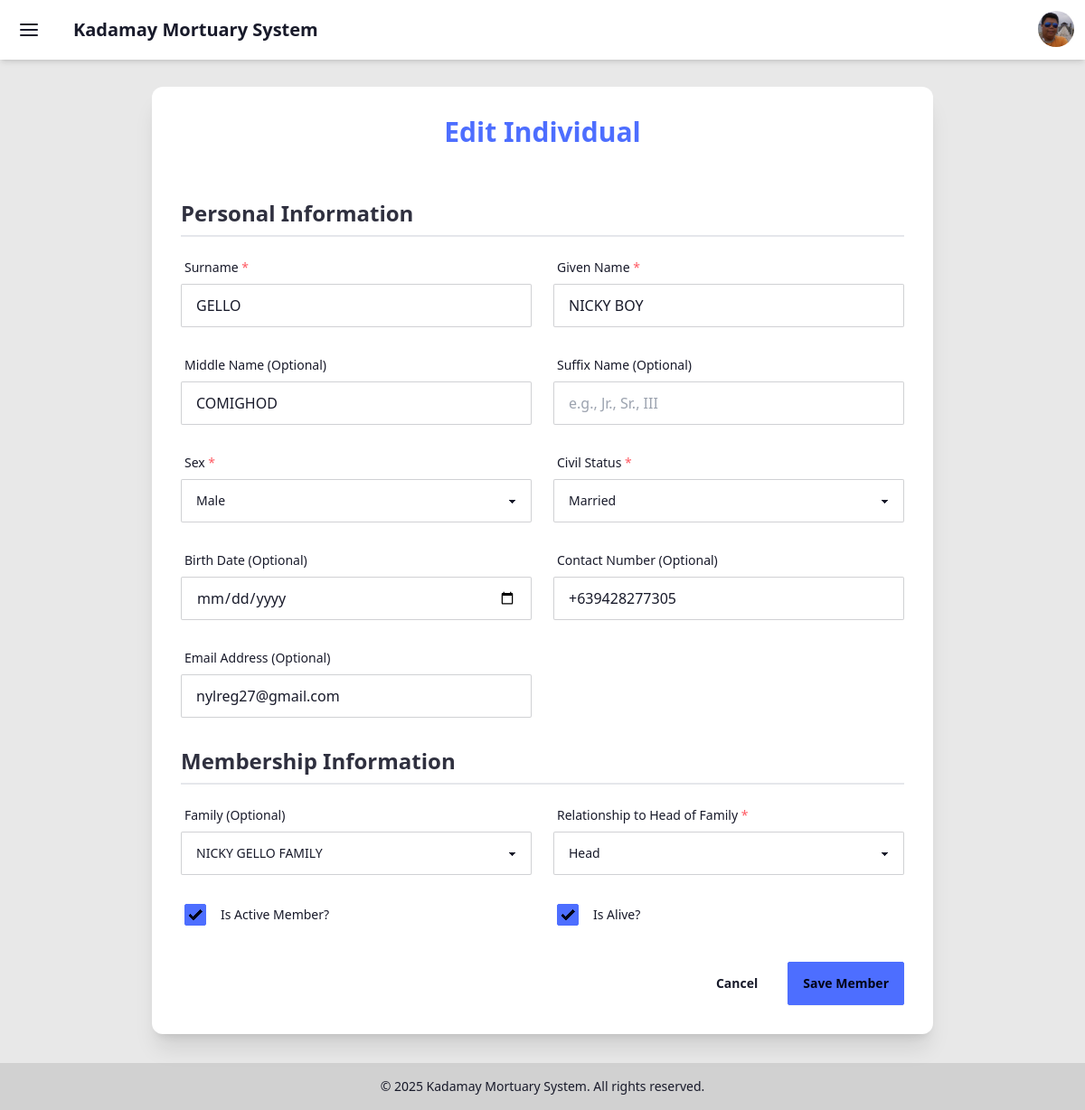
The page /individual/1/edit/ (signed in) on the database its author committed.
### apps/account/models.py (models this page shows, shortened)
class Profile(models.Model):
    user = models.OneToOneField(User, on_delete=models.CASCADE)
    THEME_CHOICES = [
        ('light', 'Light (Default DaisyUI)'),
        ('dark', 'Dark'),
        ('corporate', 'Corporate'),  # Your current default
        ('retro', 'Retro'),
        ('cyberpunk', 'Cyberpunk'),
        ('valentine', 'Valentine'),
        ('halloween', 'Halloween'),
        ('forest', 'Forest'),
        ('aqua', 'Aqua'),
        ('luxury', 'Luxury'),
        ('dracula', 'Dracula'),
        ('cmyk', 'CMYK'),
        ('autumn', 'Autumn'),
        ('business', 'Business'),
        ('acid', 'Acid'),
        ('lemonade', 'Lemonade'),
        ('night', 'Night'),
        ('coffee', 'Coffee'),
        ('winter', 'Winter'),
        ('dim', 'Dim'),
        ('nord', 'Nord'),
        ('sunset', 'Sunset'),
    ]
    theme = models.CharField(
        max_length=50, choices=THEME_CHOICES, default='corporate')
    profile_picture = models.ImageField(
        upload_to='profile_pics/', blank=True, null=True)

### apps/individual/models.py (models this page shows, shortened)
class Individual(models.Model):
    given_name = models.CharField(max_length=100)
    middle_name = models.CharField(max_length=100, blank=True, null=True)
    surname = models.CharField(max_length=100)
    suffix_name = models.CharField(max_length=10, blank=True, null=True)
    sex = models.CharField(
        max_length=50, choices=GENDER_CHOICES, blank=True, null=True)
    civil_status = models.CharField(
        max_length=150, choices=CIVIL_STATUS_CHOICES, blank=True, null=True)
    birth_date = models.DateField(blank=True, null=True)
    contact_number = models.CharField(max_length=20, blank=True, null=True)
    email_address = models.EmailField(blank=True, null=True)
    membership_id = models.CharField(max_length=50, blank=True, null=True)
    address = models.CharField(max_length=255, blank=True, null=True)
    RELATIONSHIP_CHOICES = [
        ('HEAD', 'Head'),
        ('SPOUSE', 'Spouse'),
        ('CHILD', 'Child'),
        ('PARENT', 'Parent'),
        ('SIBLING', 'Sibling'),
        ('OTHER', 'Other'),
    ]
    relationship = models.CharField(
        max_length=10, choices=RELATIONSHIP_CHOICES)
    MEMBERSHIP_STATUS_CHOICES = [
        ('ACTIVE', 'Active'),
        ('INACTIVE', 'Inactive'),
        ('PENDING', 'Pending'),
    ]
    membership_status = models.CharField(
        max_length=150, choices=MEMBERSHIP_STATUS_CHOICES, default='ACTIVE')
    is_active_member = models.BooleanField(default=True)
    is_alive = models.BooleanField(default=True)
    date_added = models.DateTimeField(auto_now_add=True)
    family = models.ForeignKey(
        Family, on_delete=models.SET_NULL, null=True, blank=True, related_name='members')
    class Meta:
        verbose_name_plural = "Individuals"

### apps/individual/views.py (the view, shortened to what this page needs)
# urls.py: path('<int:pk>/edit/', views.IndividualUpdateView.as_view(),
class IndividualUpdateView(LoginRequiredMixin, UpdateView):
    model = Individual
    form_class = IndividualForm
    template_name = 'individual/individual_form.html'
    success_url = reverse_lazy('individual:individual_list')
    extra_context = {'title': 'Edit Individual'}  # Added for context

### apps/account/context_processors.py (called while the page is built)
def user_church(request):
    if request.user.is_authenticated:
        try:
            if request.user.is_superuser:
                from apps.church.models import Church
                return {'church': Church.objects.first()}
            user_church = UserChurch.objects.filter(user=request.user).first()
            return {'church': user_church.church if user_church else None}
        except:
            return {'church': None}
    return {'church': None}

### templates/individual/individual_form.html (shortened to what this page needs)
{% extends 'base.html' %}
{% block content %}
<div class="container mx-auto p-4 max-w-4xl">
    <div class="card bg-base-100 shadow-xl p-6 md:p-8 rounded-xl text-base-content">
        <h1 class="text-3xl font-extrabold text-primary mb-6 text-center">{{ title }}</h1>
        <form method="post" class="space-y-8">
            <section>
                <h2 class="text-2xl font-semibold mb-4 border-b-2 pb-2 text-base-content/90">Personal Information</h2>
                <div class="grid grid-cols-1 md:grid-cols-2 gap-6">
                    <div class="form-control">
                        <label for="{{ form.surname.id_for_label }}" class="label">
                            <span class="label-text">Surname <span class="text-error">*</span></span>
                        </label>
                        <input type="text" name="{{ form.surname.name }}" id="{{ form.surname.id_for_label }}"
                               value="{{ form.surname.value|default:'' }}"
                               class="input input-bordered w-full {% if form.surname.errors %}input-error{% endif %}"
                               placeholder="e.g., Dela Cruz" required />
                    </div>
                    <div class="form-control">
                        <label for="{{ form.given_name.id_for_label }}" class="label">
                            <span class="label-text">Given Name <span class="text-error">*</span></span>
                        </label>
                        <input type="text" name="{{ form.given_name.name }}" id="{{ form.given_name.id_for_label }}"
                               value="{{ form.given_name.value|default:'' }}"
                               class="input input-bordered w-full {% if form.given_name.errors %}input-error{% endif %}"
                               placeholder="e.g., Juan" required />
                    </div>
                    <div class="form-control">
                        <label for="{{ form.middle_name.id_for_label }}" class="label">
                            <span class="label-text">Middle Name (Optional)</span>
                        </label>
                        <input type="text" name="{{ form.middle_name.name }}" id="{{ form.middle_name.id_for_label }}"
                               value="{{ form.middle_name.value|default:'' }}"
                               class="input input-bordered w-full {% if form.middle_name.errors %}input-error{% endif %}"
                               placeholder="e.g., Santos" />
                    </div>
                    <div class="form-control">
                        <label for="{{ form.suffix_name.id_for_label }}" class="label">
                            <span class="label-text">Suffix Name (Optional)</span>
                        </label>
                        <input type="text" name="{{ form.suffix_name.name }}" id="{{ form.suffix_name.id_for_label }}"
                               value="{{ form.suffix_name.value|default:'' }}"
                               class="input input-bordered w-full {% if form.suffix_name.errors %}input-error{% endif %}"
                               placeholder="e.g., Jr., Sr., III" />
                    </div>
                    <div class="form-control">
                        <label for="{{ form.sex.id_for_label }}" class="label">
                            <span class="label-text">Sex <span class="text-error">*</span></span>
                        </label>
                        <select name="{{ form.sex.name }}" id="{{ form.sex.id_for_label }}"
                                class="select select-bordered w-full {% if form.sex.errors %}select-error{% endif %}" required>
                            {% for value, label in form.sex.field.choices %}
                                <option value="{{ value }}" {% if value|stringformat:"s" == form.sex.value|stringformat:"s" %}selected{% endif %}>{{ label }}</option>
                            {% endfor %}
                        </select>
                    </div>
                    <div class="form-control">
                        <label for="{{ form.civil_status.id_for_label }}" class="label">
                            <span class="label-text">Civil Status <span class="text-error">*</span></span>
                        </label>
                        <select name="{{ form.civil_status.name }}" id="{{ form.civil_status.id_for_label }}"
                                class="select select-bordered w-full {% if form.civil_status.errors %}select-error{% endif %}" required>
                            {% for value, label in form.civil_status.field.choices %}
                                <option value="{{ value }}" {% if value|stringformat:"s" == form.civil_status.value|stringformat:"s" %}selected{% endif %}>{{ label }}</option>
                            {% endfor %}
                        </select>
                    </div>
                    <div class="form-control">
                        <label for="{{ form.birth_date.id_for_label }}" class="label">
                            <span class="label-text">Birth Date (Optional)</span>
                        </label>
                        <input type="date" name="{{ form.birth_date.name }}" id="{{ form.birth_date.id_for_label }}"
                               value="{{ form.birth_date.value|date:'Y-m-d'|default:'' }}"
                               class="input input-bordered w-full {% if form.birth_date.errors %}input-error{% endif %}" />
                    </div>
                    <div class="form-control">
                        <label for="{{ form.contact_number.id_for_label }}" class="label">
                            <span class="label-text">Contact Number (Optional)</span>
                        </label>
                        <input type="tel" name="{{ form.contact_number.name }}" id="{{ form.contact_number.id_for_label }}"
                               value="{{ form.contact_number.value|default:'' }}"
                               class="input input-bordered w-full {% if form.contact_number.errors %}input-error{% endif %}"
                               placeholder="e.g., +639123456789" />
                    </div>
                    <div class="form-control">
                        <label for="{{ form.email_address.id_for_label }}" class="label">
                            <span class="label-text">Email Address (Optional)</span>
                        </label>
                        <input type="email" name="{{ form.email_address.name }}" id="{{ form.email_address.id_for_label }}"
                               value="{{ form.email_address.value|default:'' }}"
                               class="input input-bordered w-full {% if form.email_address.errors %}input-error{% endif %}"
                               placeholder="e.g., juan.delacruz@example.com" />
                    </div>
                </div>
            </section>
            <section>
                <h2 class="text-2xl font-semibold mb-4 border-b-2 pb-2 text-base-content/90 mt-8">Membership Information</h2>
                <div class="grid grid-cols-1 md:grid-cols-2 gap-6">
                    <div class="form-control">
                        <label for="{{ form.family.id_for_label }}" class="label">
                            <span class="label-text">Family (Optional)</span>
                        </label>
                        <select name="{{ form.family.name }}" id="{{ form.family.id_for_label }}"
                                class="select select-bordered w-full {% if form.family.errors %}select-error{% endif %}">
                            {% for family in form.fields.family.queryset %}
                                <option value="{{ family.pk }}" {% if family.pk|stringformat:"s" == form.family.value|stringformat:"s" %}selected{% endif %}>{{ family.family_name|upper }}</option>
                            {% endfor %}
                        </select>
                    </div>
                    <div class="form-control">
                        <label for="{{ form.relationship.id_for_label }}" class="label">
                            <span class="label-text">Relationship to Head of Family <span class="text-error">*</span></span>
                        </label>
                        <select name="{{ form.relationship.name }}" id="{{ form.relationship.id_for_label }}"
                                class="select select-bordered w-full {% if form.relationship.errors %}select-error{% endif %}" required>
                            {% for value, label in form.relationship.field.choices %}
                                <option value="{{ value }}" {% if value|stringformat:"s" == form.relationship.value|stringformat:"s" %}selected{% endif %}>{{ label }}</option>
                            {% endfor %}
                        </select>
                    </div>
                    <div class="form-control">
                        <label class="label cursor-pointer justify-start gap-4">
                            <input type="checkbox" name="{{ form.is_active_member.name }}" id="{{ form.is_active_member.id_for_label }}"
                                   {% if form.is_active_member.value %}checked{% endif %}
                                   class="checkbox checkbox-primary" />
                            <span class="label-text">Is Active Member?</span>
                        </label>
                    </div>
                    <div class="form-control">
                        <label class="label cursor-pointer justify-start gap-4">
                            <input type="checkbox" name="{{ form.is_alive.name }}" id="{{ form.is_alive.id_for_label }}"
                                   {% if form.is_alive.value %}checked{% endif %}
                                   class="checkbox checkbox-primary" />
                            <span class="label-text">Is Alive?</span>
                        </label>
                    </div>
                </div>
            </section>
            <div class="flex justify-end gap-4 mt-8">
                <a href="{% url 'individual:individual_list' %}" class="btn btn-ghost">Cancel</a>
                <button type="submit" class="btn btn-primary">Save Member</button>
            </div>
        </form>
    </div>
</div>
{% endblock %}

### templates/base.html (shortened to what this page needs)
<!DOCTYPE html>
<html lang="en" data-theme="{{ request.user.profile.theme|default:'corporate' }}">
<head>
    <link rel="stylesheet" href="https://cdn.jsdelivr.net/npm/daisyui@4.10.1/dist/full.min.css" />
    <script src="https://cdn.tailwindcss.com"></script>
</head>
<body class="bg-base-200 text-base-content min-h-screen flex flex-col">
    <div class="drawer z-40 flex-grow pt-16">
        <div class="drawer-content flex flex-col">
            <header class="hidden lg:flex navbar bg-base-100 shadow-md z-50 fixed top-0 w-full">
                <div class="flex-1">
                    <button class="btn btn-square btn-ghost mr-2" onclick="document.getElementById('drawer-toggle').checked = !document.getElementById('drawer-toggle').checked;">
                        <i data-feather="menu"></i>
                    </button>
                    <a class="btn btn-ghost text-xl">Kadamay Mortuary System</a>
                </div>
                <div class="flex-none gap-2">
                    <div class="dropdown dropdown-end">
                        <div tabindex="0" role="button" class="btn btn-ghost btn-circle avatar">
                            <div class="w-10 rounded-full">
                                {% if user.profile.profile_picture %}
                                    <img alt="User avatar" src="{{ user.profile.profile_picture.url }}" onerror="this.onerror=null;this.src='https://api.dicebear.com/7.x/initials/svg?seed={{ user.username }}';"/>
                                {% else %}
                                    <img alt="User avatar" src="https://api.dicebear.com/7.x/initials/svg?seed={{ user.username }}" />
                                {% endif %}
                            </div>
                        </div>
                    </div>
                </div>
            </header>
            <main class="flex-grow p-4">
                {% block content %}{% endblock %}
            </main>
            <footer class="footer footer-center p-4 bg-base-300 text-base-content text-sm">
                <aside>
                    <p>&copy; 2025 Kadamay Mortuary System. All rights reserved.</p>
                </aside>
            </footer>
        </div>
        <div class="drawer-side" id="drawer-menu">
            <label for="drawer-toggle" class="drawer-overlay"></label>
        </div>
    </div>
    <div id="toast_container" class="toast toast-end z-[999]"></div>
</body>
</html>

### rows shown on the page
Individual: surname "GELLO", given_name "NICKY BOY", middle_name "COMIGHOD", sex "Male", civil_status "Married", contact_number "+639428277305", email_address "nylreg27@gmail.com", relationship "Head"

### other values the page prints
{{ title }} "Edit Individual"
form field family "NICKY GELLO FAMILY"
